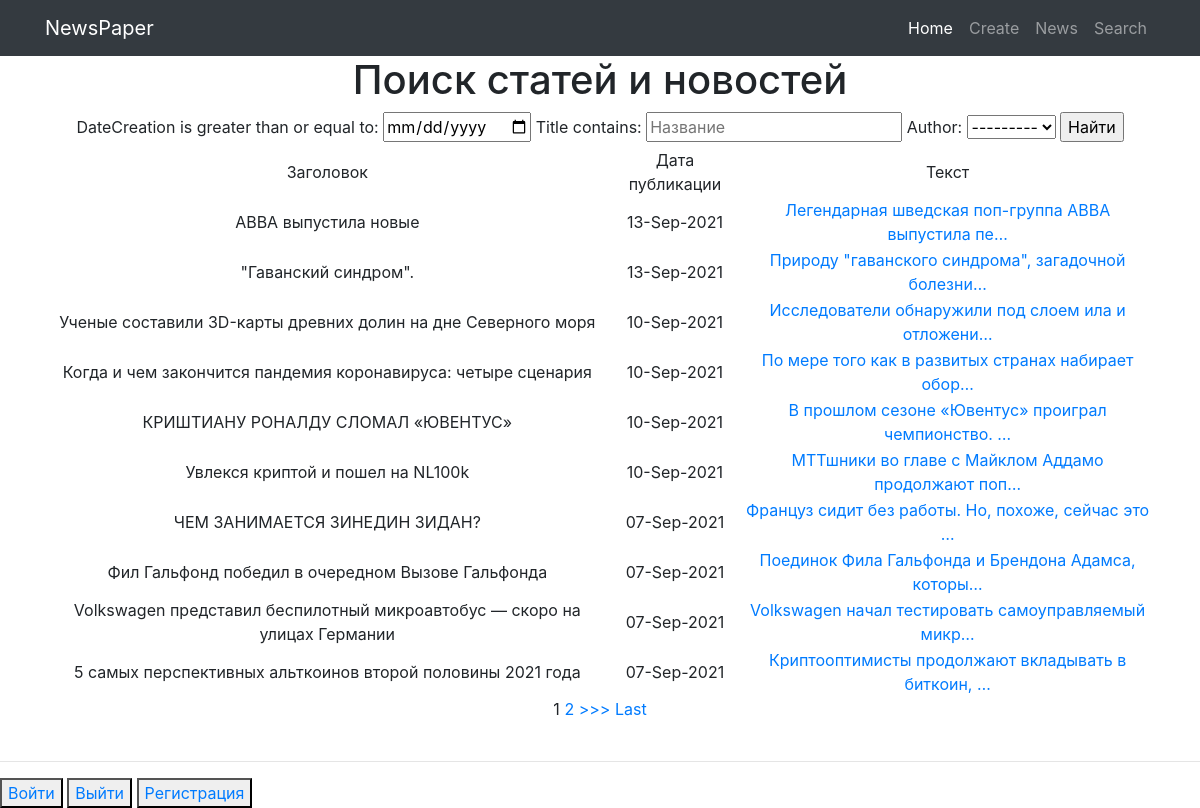
Page /news/search/ on the earlier database version.
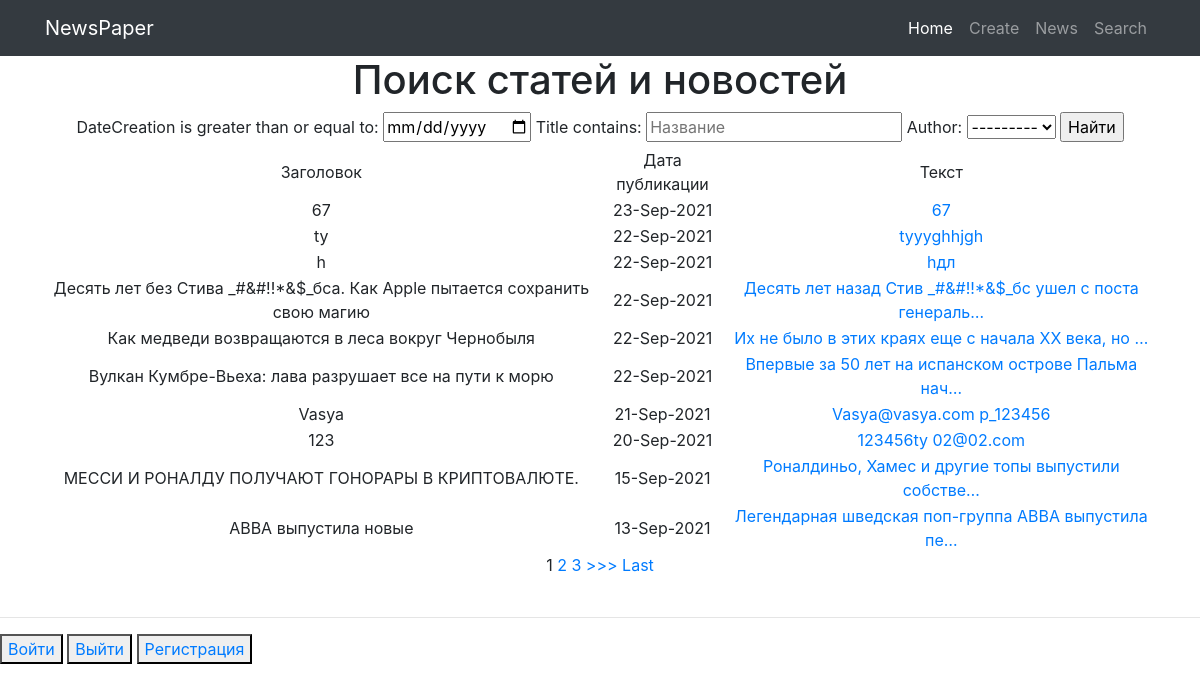
Same page on the later database version.
### myapp/models.py (models this page shows, shortened)
class Post(models.Model):
    author = models.ForeignKey(Author, on_delete= models.CASCADE)
    NEWS = 'NW'
    ARTICLE = 'AR'
    CATEGORY_CHOICE = (
        (NEWS, 'Новость'),
        (ARTICLE, 'Статья'),
    )
    categoryType = models.CharField(max_length=2,choices= CATEGORY_CHOICE, default= ARTICLE)
    dateCreation = models.DateTimeField(auto_now_add= True)
    postCategory = models.ManyToManyField(Category, through='PostCategory')
    title = models.CharField(max_length=128)
    text = models.TextField()
    rating = models.SmallIntegerField(default=0)

### myapp/views.py (the view)
# urls.py: path('search/', PostListSearch.as_view()),
class PostListSearch(ListView,):
    model = Post
    template_name = 'posts_search.html'
    context_object_name = 'posts'
    queryset = Post.objects.order_by('-id') #  сортируем, еще можно через ordering = ['-id']
    paginate_by = 10 # поставим постраничный вывод в n-элемент
    def get_filter(self):
        return PostFilter(self.request.GET, queryset= super().get_queryset())
    def get_queryset(self):
        return self.get_filter().qs
    def get_context_data(self, *args, **kwargs):
        return {
            **super().get_context_data(*args, **kwargs),
            'filter' : self.get_filter(),
        }

### myapp/models.py (called while the page is built)
    def __str__(self):
        return self.authorUser.username

### myapp/templatetags/custom_filters.py (called while the page is built)
@register.filter(name='censor')
def censor(value):
    cens_words = [
        'сторис',
        'подушка',
        'вещей',
        'Джо',
    ]
    for word in cens_words:
        if word in value:
            value = value.replace(word, '_#&#!!*&$_')
    return value

### templates/posts_search.html (shortened to what this page needs)
{% extends 'flatpages/default.html' %}
{% load custom_filters %}
{% block content %}
    <h1>Поиск статей и новостей</h1>
<form method="GET">
    {{ filter.form }}
    <input type="submit" value="Найти">
</form>
    {% if posts %}
    <table>
        <tr>
            <td>Заголовок</td>
            <td>Дата публикации</td>
            <td>Текст</td>
        </tr>
        {% for post in posts %}
            <tr>
                <td>{{ post.title|censor }}</td>
                <td>{{ post.dateCreation|date:'d-M-Y'}}</td>
                <td><a href="/news/{{post.id}}">{{ post.text|truncatechars:50|censor }}</a></td>
            </tr>
        {% endfor %}
    </table>
    {% else %}
        <h3>Постов пока нет</h3>
    {% endif %}
    {% if is_paginated %}
        {% for num in page_obj.paginator.page_range %}
            {% if page_obj.number == num %}
                <a>{{ num }}</a>
            {% elif num > page_obj.number|add:'-3' and num < page_obj.number|add:'3' %}
                <a href="?page={{ num }}">{{ num }}</a>
            {% endif %}
        {% endfor %}
        {% if page_obj.has_next %}
            <a href="?page={{ page_obj.next_page_number }}">>>></a>
            <a href="?page={{ page_obj.paginator.num_pages }}">Last</a>
        {% endif %}
    {% endif %}
{% endblock content %}

Differences in the rows shown:
no longer on this page (row unchanged): Post: title|censor "\"Гаванский синдром\".", dateCreation "13-Sep-2021", text|censor "Природу \"гаванского синдрома\", загадочной болезни…"
no longer on this page (row unchanged): Post: title|censor "Ученые составили 3D-карты древних долин на дне Северного моря", dateCreation "10-Sep-2021", text|censor "Исследователи обнаружили под слоем ила и отложени…"
no longer on this page (row unchanged): Post: title|censor "Когда и чем закончится пандемия коронавируса: четыре сценария", dateCreation "10-Sep-2021", text|censor "По мере того как в развитых странах набирает обор…"
no longer on this page (row unchanged): Post: title|censor "КРИШТИАНУ РОНАЛДУ СЛОМАЛ «ЮВЕНТУС»", dateCreation "10-Sep-2021", text|censor "В прошлом сезоне «Ювентус» проиграл чемпионство. …"
no longer on this page (row unchanged): Post: title|censor "Увлекся криптой и пошел на NL100k", dateCreation "10-Sep-2021", text|censor "МТТшники во главе с Майклом Аддамо продолжают поп…"
no longer on this page (row unchanged): Post: title|censor "ЧЕМ ЗАНИМАЕТСЯ ЗИНЕДИН ЗИДАН?", dateCreation "07-Sep-2021", text|censor "Француз сидит без работы. Но, похоже, сейчас это …"
no longer on this page (row unchanged): Post: title|censor "Фил Гальфонд победил в очередном Вызове Гальфонда", dateCreation "07-Sep-2021", text|censor "Поединок Фила Гальфонда и Брендона Адамса, которы…"
no longer on this page (row unchanged): Post: title|censor "Volkswagen представил беспилотный микроавтобус — скоро на улицах Германии", dateCreation "07-Sep-2021", text|censor "Volkswagen начал тестировать самоуправляемый микр…"
no longer on this page (row unchanged): Post: title|censor "5 самых перспективных альткоинов второй половины 2021 года", dateCreation "07-Sep-2021", text|censor "Криптооптимисты продолжают вкладывать в биткоин, …"
added Post: title|censor "67", dateCreation "23-Sep-2021", text|censor "67"
added Post: title|censor "ty", dateCreation "22-Sep-2021", text|censor "tyyyghhjgh"
added Post: title|censor "h", dateCreation "22-Sep-2021", text|censor "hдл"
added Post: title|censor "Десять лет без Стива _#&#!!*&$_бса. Как Apple пытается сохранить свою магию", dateCreation "22-Sep-2021", text|censor "Десять лет назад Стив _#&#!!*&$_бс ушел с поста генераль…"
added Post: title|censor "Как медведи возвращаются в леса вокруг Чернобыля", dateCreation "22-Sep-2021", text|censor "Их не было в этих краях еще с начала ХХ века, но …"
added Post: title|censor "Вулкан Кумбре-Вьеха: лава разрушает все на пути к морю", dateCreation "22-Sep-2021", text|censor "Впервые за 50 лет на испанском острове Пальма нач…"
added Post: title|censor "Vasya", dateCreation "21-Sep-2021", text|censor "Vasya@vasya.com p_123456"
added Post: title|censor "123", dateCreation "20-Sep-2021", text|censor "123456ty 02@02.com"
added Post: title|censor "МЕССИ И РОНАЛДУ ПОЛУЧАЮТ ГОНОРАРЫ В КРИПТОВАЛЮТЕ.", dateCreation "15-Sep-2021", text|censor "Роналдиньо, Хамес и другие топы выпустили собстве…"
Other differences:
new list line: "3"
